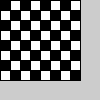
Frame 1 (no input)
Frame 60 (the mouse pressed at the canvas centre just before this capture): identical to frame 1, image omitted
Frame 120 (the mouse held since frame 60 and released just before this capture): identical to frame 1, image omitted

The Processing sketch that drew this single still picture (run headless with seeded random() and noise(); from frame 60 on, the mouse is pressed at the canvas centre):

// Processing sketch: Task_6
// ── Task_6.pde
//6.a Create a double int called board[][] with the length of 8 in both arrays.

int[][] board = new int[8][8];

/*
6.b In setup() create a double for loop that loops through the board and alternates
between assigning the value of 0 and 1 (e.g. board[x][y] = 0;).
*/

void setup() {
  for(int i = 0; i < board.length; i++) {
    for(int j = 0; j < board[i].length; j++) {
      if (i % 2 == 0) {
        if (j % 2 == 0) {
          board[i][j] = 0;
        } else {
          board[i][j] = 1;
        }
      } else {
        if (j % 2 == 1) {
          board[i][j] = 0;
        } else {
          board[i][j] = 1;
        }
      }
    }
  }
}
/*
6.c In draw() create a double for loop that loops through the board and draws a rect
for each element with the sideLength of 40 (e.g. rect(x * sideLength, y * sideLength,
sideLength, sideLength); )

6.d Before drawing the rect in the previous step, add a fill() statement, that fills
with the value of 0 if the board[x][y] == 0 and 255 if the the board[x][y] == 1.
*/
void draw() {
  for(int i = 0; i < board.length; i++) {
    for(int j = 0; j < board[i].length; j++) {
      if (board[i][j] == 0) {
        fill(0);
      } else {
        fill(255);
      }
      rect(i * 10, j * 10, 10, 10);
    }
  }
}
